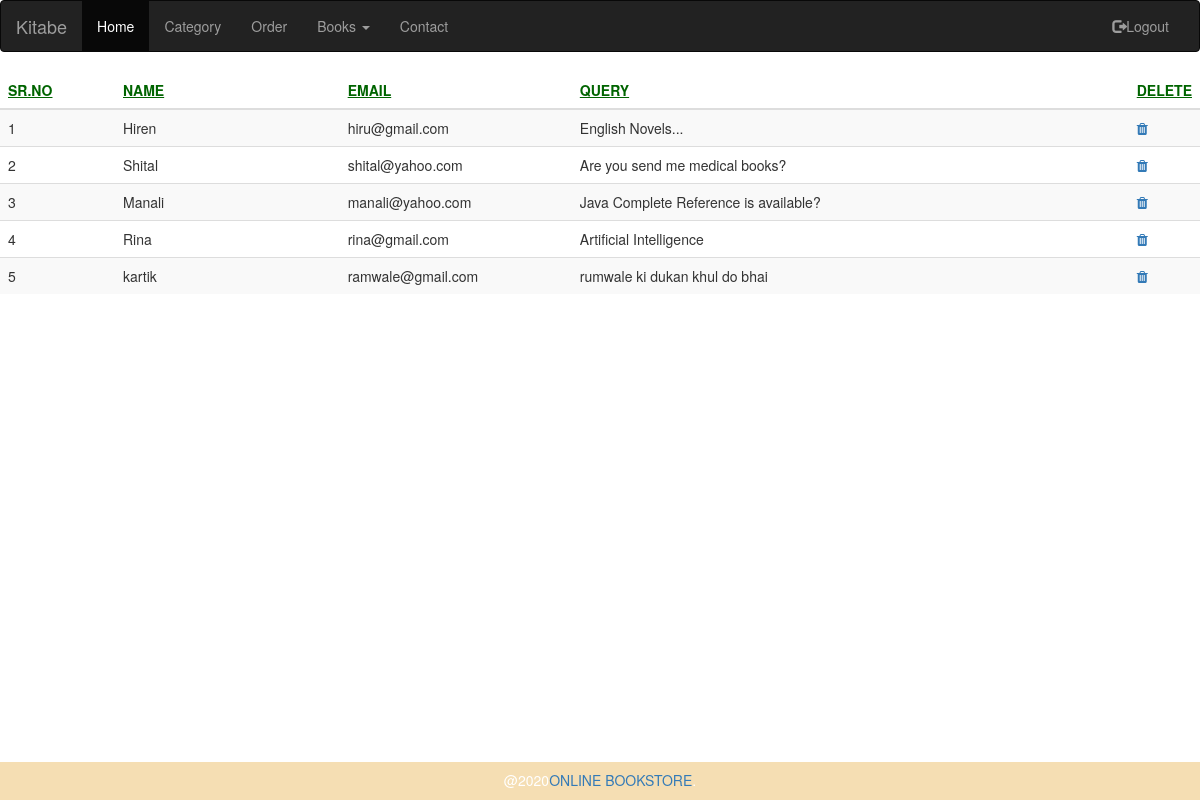
The app's page /admin/ad_contact.php with its own data.
### tables this page shows
CREATE TABLE `contact` (
  `h_id` int(4) NOT NULL,
  `h_nm` varchar(25) NOT NULL,
  `h_email` varchar(35) NOT NULL,
  `h_querry` longtext NOT NULL,
  `h_sub` varchar(30) NOT NULL
);

### admin/ad_contact.php (the view, shortened to what this page needs)
<?php
require('includes/config.php');
	$q="select * from contact";
	 $res=mysqli_query($conn,$q) or die("Can't Execute Query...");
	?>
<!DOCTYPE html>
<html lang="en">
<head>
		<?php include('head.php'); ?>
</head>
<body>
<nav class="navbar navbar-inverse">
<div class="container-fluid">
    <div class="navbar-header">
      <a class="navbar-brand" href="ad_index.php">Kitabe</a>
    </div>
    <div class="collapse navbar-collapse " id="my">
    	<ul class="nav navbar-nav" >
      		<li class="active"><a href="ad_index.php">Home</a></li>
      	  <li><a href="ad_category.php">Category</a></li>
      	    <li><a href="ad_order.php">Order</a></li>
          <li class="dropdown">
        		<a class="dropdown-toggle" data-toggle="dropdown" href="#">Books
        		<span class="caret"></span></a>
     	  </li>
          <li><a href="ad_contact.php">Contact</a></li>
    	</ul>
    	<ul class="nav navbar-nav navbar-right">
			<li><a href="logout.php"><span class="glyphicon glyphicon-log-out"></span>Logout</a></li>
		 </ul>
    </div>
  </div>
</nav>
<div class="cotainer">
				<table class="table table-striped">
    				<thead>
      					<tr>
								<th WIDTH='10%' style="color:darkgreen"><b><u>SR.NO</u></b></th>
								<th style="color:darkgreen" WIDTH='20%'><b><u>NAME</u></b></th>
								<th style="color:darkgreen" WIDTH='20%'><b><u>EMAIL</u></b></th>
								<th style="color:darkgreen" WIDTH='50%'><b><u>QUERY</u></b></th>
								<th style="color:darkgreen" WIDTH='25%'><b><u>DELETE</u></b></th>
						</tr>
					</thead>
					<tbody>
						<?php
							$count=1;
							while($row=mysqli_fetch_assoc($res))
							{
							echo '<tr>
										<td>'.$count.'</td>
										<td>'.$row['h_nm'].'</td>
										<td>'.$row['h_email'].'</td>
										<td>'.$row['h_querry'].'</td>
										<td><a href="process_del_contact.php?sid='.$row['h_id'].'"><i class="fa fa-trash"></i></a></td>
									</tr>';
									$count++;
							}
						?>
					</tbody>
					</tABLE>
			</div>
	<div id="footer">
			<?php
				include("includes/footer.php");
			?>
</div>
</body>
</html>

### admin/default.css (style rules this page uses)
body { font-family: 'Varela Round', sans-serif; }

### records on screen
contact: h_nm "Hiren", h_email "hiru@gmail.com", h_querry "English Novels..."
contact: h_nm "Shital", h_email "shital@yahoo.com", h_querry "Are you send me medical books?"
contact: h_nm "Manali", h_email "manali@yahoo.com", h_querry "Java Complete Reference is available?"
contact: h_nm "Rina", h_email "rina@gmail.com", h_querry "Artificial Intelligence"
contact: h_nm "kartik", h_email "ramwale@gmail.com", h_querry "rumwale ki dukan khul do bhai"
